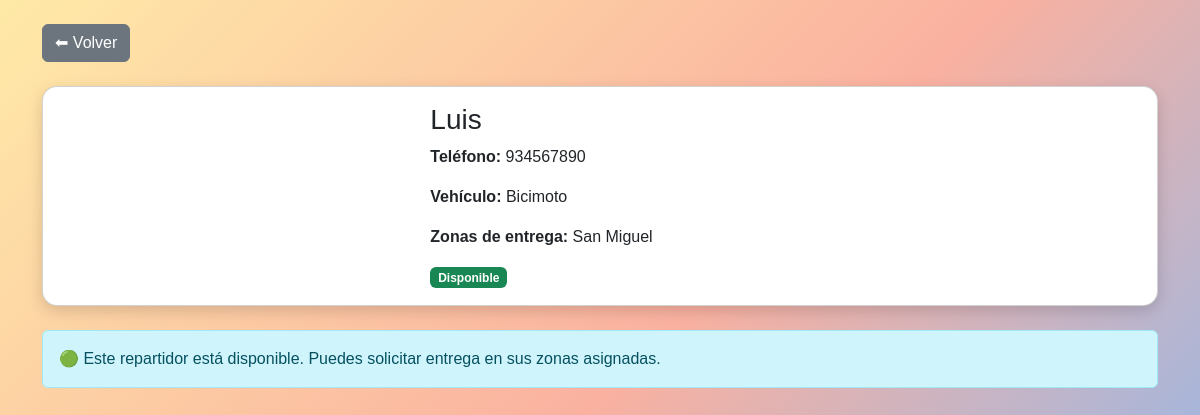
The page /ver_repartidor.php?id=3 on the database its author committed.
### tables this page shows
CREATE TABLE `empleados_delivery` (
  `id_repartidor` int(11) NOT NULL,
  `nombre` varchar(100) NOT NULL,
  `telefono` varchar(15) DEFAULT NULL,
  `zona_entrega` varchar(100) DEFAULT NULL,
  `vehiculo` varchar(50) DEFAULT NULL,
  `foto` varchar(255) DEFAULT NULL,
  `disponibilidad` enum('Disponible','Ocupado') DEFAULT 'Disponible',
  `latitud` decimal(10,6) DEFAULT NULL,
  `longitud` decimal(10,6) DEFAULT NULL
);

### ver_repartidor.php (the view, shortened to what this page needs)
<?php
$host = "localhost";
$user = "root";
$pass = "";
$dbname = "pollos_delivery";
$conn = new mysqli($host, $user, $pass, $dbname);
$id = isset($_GET['id']) ? intval($_GET['id']) : 0;
$sql = "SELECT * FROM empleados_delivery WHERE id_repartidor = $id";
$result = $conn->query($sql);
$repartidor = $result->fetch_assoc();
$sql_entregas = "SELECT * FROM entregas_delivery WHERE id_repartidor = $id";
$entregas = $conn->query($sql_entregas);
$origen = "Pollería KroChicken, Lima, Perú";
$origen_enc = urlencode($origen);
?>
<!DOCTYPE html>
<html lang="es">
<head>
  <link href="https://cdn.jsdelivr.net/npm/bootstrap@5.3.3/dist/css/bootstrap.min.css" rel="stylesheet">
</head>
<body class="py-4">
  <div class="container">
    <a href="estado_repartidores.php" class="btn btn-secondary mb-4">⬅ Volver</a>
    <div class="card mb-4">
      <div class="row g-0">
        <div class="col-md-4">
        </div>
        <div class="col-md-8">
          <div class="card-body">
            <h3><?= htmlspecialchars($repartidor['nombre']) ?></h3>
            <p><strong>Teléfono:</strong> <?= htmlspecialchars($repartidor['telefono']) ?></p>
            <p><strong>Vehículo:</strong> <?= htmlspecialchars($repartidor['vehiculo']) ?></p>
            <p><strong>Zonas de entrega:</strong> <?= htmlspecialchars($repartidor['zona_entrega']) ?></p>
            <span class="badge <?= $repartidor['disponibilidad'] == 'Disponible' ? 'bg-success' : 'bg-warning' ?>">
              <?= htmlspecialchars($repartidor['disponibilidad']) ?>
            </span>
          </div>
        </div>
      </div>
    </div>
    <?php if ($repartidor['disponibilidad'] == 'Ocupado' && $entregas->num_rows > 0): ?>
      <div class="alert alert-warning">
        🚚 <b><?= htmlspecialchars($repartidor['nombre']) ?></b> está realizando entregas en curso:
      </div>
      <table class="table table-bordered bg-white shadow-sm">
        <thead class="table-warning text-center">
          <tr>
            <th>Cliente</th>
            <th>Dirección</th>
            <th>Producto</th>
            <th>Hora de Entrega</th>
            <th>Cuenta regresiva</th>
            <th>Ruta</th>
          </tr>
        </thead>
        <tbody>
          <?php while ($e = $entregas->fetch_assoc()):
            $direccion_enc = urlencode($e['direccion_cliente'] . ", Lima, Perú");
            $link_ruta = "https://www.google.com/maps/dir/?api=1&origin={$origen_enc}&destination={$direccion_enc}";
            $hora = $e['hora_entrega'] ?? date("Y-m-d H:i:s", strtotime("+15 minutes"));
          ?>
            <tr>
              <td><?= htmlspecialchars($e['cliente']) ?></td>
              <td><?= htmlspecialchars($e['direccion_cliente']) ?></td>
              <td><?= htmlspecialchars($e['producto']) ?></td>
              <td><?= htmlspecialchars(date("H:i:s", strtotime($hora))) ?></td>
              <td class="contador" data-hora="<?= htmlspecialchars($hora) ?>"></td>
              <td><a href="<?= $link_ruta ?>" target="_blank" class="btn btn-outline-primary btn-sm">Ver ruta</a></td>
            </tr>
          <?php endwhile; ?>
        </tbody>
      </table>
      <script>
        // Función de cuenta regresiva en tiempo real
        function actualizarContadores() {
          const contadores = document.querySelectorAll('.contador');
          const ahora = new Date().getTime();
          contadores.forEach(td => {
            const horaEntrega = new Date(td.getAttribute('data-hora')).getTime();
            const diff = horaEntrega - ahora;
            if (diff <= 0) {
              td.textContent = "✔ Entregado";
              td.style.color = "green";
            } else {
              const minutos = Math.floor(diff / 60000);
              const segundos = Math.floor((diff % 60000) / 1000);
              td.textContent = `${minutos}m ${segundos}s`;
            }
          });
        }
        setInterval(actualizarContadores, 1000);
        actualizarContadores();
      </script>
    <?php else: ?>
      <div class="alert alert-info">
        🟢 Este repartidor está disponible. Puedes solicitar entrega en sus zonas asignadas.
      </div>
    <?php endif; ?>
  </div>
</body>
</html>

### ver_repartidor.php (style rules this page uses)
body { background: linear-gradient(135deg, #ffeaa7, #fab1a0, #74b9ff); min-height: 100vh; font-family: 'Poppins', sans-serif; }
.card { border-radius: 15px; box-shadow: 0 5px 15px rgba(0,0,0,0.15); overflow: hidden; }

### rows shown on the page
empleados_delivery: nombre "Luis", telefono "934567890", vehiculo "Bicimoto", zona_entrega "San Miguel", disponibilidad "Disponible"
